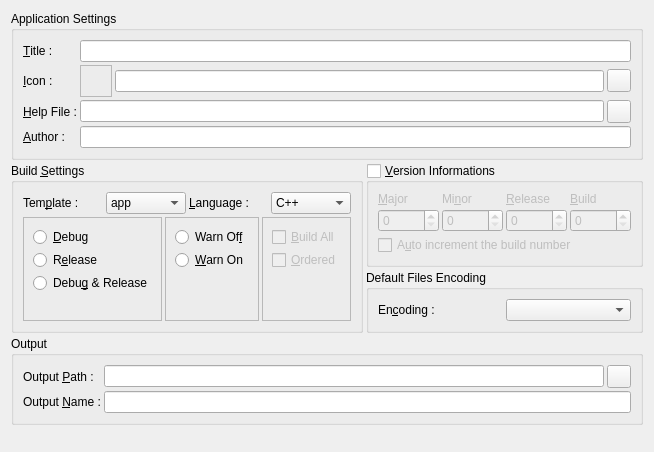
     <widget class="QWidget" name="wApplication" >
      <layout class="QGridLayout" >
       <property name="horizontalSpacing" >
        <number>3</number>
       </property>
       <property name="verticalSpacing" >
        <number>3</number>
       </property>
       <item row="0" column="0" colspan="2" >
        <widget class="QGroupBox" name="gbApplication" >
         <property name="sizePolicy" >
          <sizepolicy vsizetype="Fixed" hsizetype="Preferred" >
           <horstretch>0</horstretch>
           <verstretch>0</verstretch>
          </sizepolicy>
         </property>
         <property name="title" >
          <string>Application Settings</string>
         </property>
         <layout class="QGridLayout" >
          <property name="horizontalSpacing" >
           <number>3</number>
          </property>
          <property name="verticalSpacing" >
           <number>3</number>
          </property>
          <item row="0" column="0" >
           <widget class="QLabel" name="lTitle" >
            <property name="text" >
             <string>&amp;Title :</string>
            </property>
            <property name="buddy" >
             <cstring>leTitle</cstring>
            </property>
           </widget>
          </item>
          <item row="1" column="2" >
           <widget class="QLineEdit" name="leIcon" >
            <property name="statusTip" >
             <string>APP_ICON</string>
            </property>
           </widget>
          </item>
          <item row="2" column="1" colspan="2" >
           <widget class="QLineEdit" name="leHelpFile" >
            <property name="statusTip" >
             <string>APP_HELP_FILE</string>
            </property>
           </widget>
          </item>
          <item row="1" column="0" >
           <widget class="QLabel" name="lIcon" >
            <property name="text" >
             <string>&amp;Icon :</string>
            </property>
            <property name="buddy" >
             <cstring>tbIcon</cstring>
            </property>
           </widget>
          </item>
          <item row="2" column="3" >
           <widget class="QToolButton" name="tbHelpFile" >
            <property name="icon" >
             <iconset resource="../resources/QMake.qrc" >:/icons/icons/filefolder.png</iconset>
            </property>
           </widget>
          </item>
          <item row="2" column="0" >
           <widget class="QLabel" name="lHelpFile" >
            <property name="text" >
             <string>&amp;Help File :</string>
            </property>
            <property name="buddy" >
             <cstring>tbHelpFile</cstring>
            </property>
           </widget>
          </item>
          <item row="1" column="1" >
           <widget class="QLabel" name="lPixmap" >
            <property name="minimumSize" >
             <size>
              <width>32</width>
              <height>32</height>
             </size>
            </property>
            <property name="maximumSize" >
             <size>
              <width>32</width>
              <height>32</height>
             </size>
            </property>
            <property name="frameShape" >
             <enum>QFrame::StyledPanel</enum>
            </property>
            <property name="scaledContents" >
             <bool>true</bool>
            </property>
            <property name="alignment" >
             <set>Qt::AlignCenter</set>
            </property>
           </widget>
          </item>
          <item row="0" column="1" colspan="3" >
           <widget class="QLineEdit" name="leTitle" >
            <property name="statusTip" >
             <string>APP_TITLE</string>
            </property>
           </widget>
          </item>
          <item row="1" column="3" >
           <widget class="QToolButton" name="tbIcon" >
            <property name="icon" >
             <iconset resource="../resources/QMake.qrc" >:/icons/icons/filefolder.png</iconset>
            </property>
           </widget>
          </item>
          <item row="3" column="0" >
           <widget class="QLabel" name="lAuthor" >
            <property name="text" >
             <string>&amp;Author :</string>
            </property>
            <property name="buddy" >
             <cstring>leAuthor</cstring>
            </property>
           </widget>
          </item>
          <item row="3" column="1" colspan="3" >
           <widget class="QLineEdit" name="leAuthor" >
            <property name="statusTip" >
             <string>APP_AUTHOR</string>
            </property>
           </widget>
          </item>
         </layout>
        </widget>
       </item>
       <item rowspan="2" row="1" column="0" >
        <widget class="QGroupBox" name="gbBuild" >
         <property name="title" >
          <string>Build &amp;Settings</string>
         </property>
         <layout class="QGridLayout" >
          <property name="horizontalSpacing" >
           <number>3</number>
          </property>
          <property name="verticalSpacing" >
           <number>3</number>
          </property>
          <item row="0" column="0" colspan="3" >
           <layout class="QHBoxLayout" >
            <property name="spacing" >
             <number>3</number>
            </property>
            <item>
             <widget class="QLabel" name="lTemplate" >
              <property name="text" >
               <string>Tem&amp;plate :</string>
              </property>
              <property name="buddy" >
               <cstring>cbTemplate</cstring>
              </property>
             </widget>
            </item>
            <item>
             <widget class="QComboBox" name="cbTemplate" >
              <property name="statusTip" >
               <string>TEMPLATE</string>
              </property>
              <item>
               <property name="text" >
                <string>app</string>
               </property>
               <property name="icon" >
                <iconset resource="../resources/QMake.qrc" >:/icons/icons/form.png</iconset>
               </property>
              </item>
              <item>
               <property name="text" >
                <string>lib</string>
               </property>
               <property name="icon" >
                <iconset resource="../resources/QMake.qrc" >:/icons/icons/misc.png</iconset>
               </property>
              </item>
              <item>
               <property name="text" >
                <string>vcapp</string>
               </property>
               <property name="icon" >
                <iconset resource="../resources/QMake.qrc" >:/icons/icons/form.png</iconset>
               </property>
              </item>
              <item>
               <property name="text" >
                <string>vclib</string>
               </property>
               <property name="icon" >
                <iconset resource="../resources/QMake.qrc" >:/icons/icons/misc.png</iconset>
               </property>
              </item>
              <item>
               <property name="text" >
                <string>subdirs</string>
               </property>
               <property name="icon" >
                <iconset resource="../resources/QMake.qrc" >:/icons/icons/folder.png</iconset>
               </property>
              </item>
             </widget>
            </item>
            <item>
             <widget class="QLabel" name="lLanguage" >
              <property name="text" >
               <string>&amp;Language :</string>
              </property>
              <property name="buddy" >
               <cstring>cbLanguage</cstring>
              </property>
             </widget>
            </item>
            <item>
             <widget class="QComboBox" name="cbLanguage" >
              <property name="statusTip" >
               <string>LANGUAGE</string>
              </property>
              <item>
               <property name="text" >
                <string>C++</string>
               </property>
               <property name="icon" >
                <iconset resource="../resources/QMake.qrc" >:/icons/icons/misc.png</iconset>
               </property>
              </item>
              <item>
               <property name="text" >
                <string>Qt4/C++</string>
               </property>
               <property name="icon" >
                <iconset resource="../resources/QMake.qrc" >:/icons/icons/qt.png</iconset>
               </property>
              </item>
             </widget>
            </item>
           </layout>
          </item>
          <item row="1" column="1" >
           <widget class="QFrame" name="fWarn" >
            <property name="sizePolicy" >
             <sizepolicy vsizetype="Preferred" hsizetype="Maximum" >
              <horstretch>0</horstretch>
              <verstretch>0</verstretch>
             </sizepolicy>
            </property>
            <property name="frameShape" >
             <enum>QFrame::StyledPanel</enum>
            </property>
            <layout class="QVBoxLayout" >
             <property name="spacing" >
              <number>3</number>
             </property>
             <item>
              <widget class="QRadioButton" name="rbWarnOff" >
               <property name="statusTip" >
                <string>warn_off</string>
               </property>
               <property name="text" >
                <string>Warn Of&amp;f</string>
               </property>
              </widget>
             </item>
             <item>
              <widget class="QRadioButton" name="rbWarnOn" >
               <property name="statusTip" >
                <string>warn_on</string>
               </property>
               <property name="text" >
                <string>&amp;Warn On</string>
               </property>
              </widget>
             </item>
             <item>
              <spacer>
               <property name="orientation" >
                <enum>Qt::Vertical</enum>
               </property>
               <property name="sizeHint" >
                <size>
                 <width>20</width>
                 <height>0</height>
                </size>
               </property>
              </spacer>
             </item>
            </layout>
           </widget>
          </item>
          <item row="1" column="2" >
           <widget class="QFrame" name="fBuildAll" >
            <property name="sizePolicy" >
             <sizepolicy vsizetype="Preferred" hsizetype="Maximum" >
              <horstretch>0</horstretch>
              <verstretch>0</verstretch>
             </sizepolicy>
            </property>
            <property name="frameShape" >
             <enum>QFrame::StyledPanel</enum>
            </property>
            <layout class="QVBoxLayout" >
             <property name="spacing" >
              <number>3</number>
             </property>
             <item>
              <widget class="QCheckBox" name="cbBuildAll" >
               <property name="enabled" >
                <bool>false</bool>
               </property>
               <property name="statusTip" >
                <string>build_all</string>
               </property>
               <property name="text" >
                <string>&amp;Build All</string>
               </property>
              </widget>
             </item>
             <item>
              <widget class="QCheckBox" name="cbOrdered" >
               <property name="enabled" >
                <bool>false</bool>
               </property>
               <property name="statusTip" >
                <string>ordered</string>
               </property>
               <property name="text" >
                <string>&amp;Ordered</string>
               </property>
              </widget>
             </item>
             <item>
              <spacer>
               <property name="orientation" >
                <enum>Qt::Vertical</enum>
               </property>
               <property name="sizeHint" >
                <size>
                 <width>20</width>
                 <height>0</height>
                </size>
               </property>
              </spacer>
             </item>
            </layout>
           </widget>
          </item>
          <item row="1" column="0" >
           <widget class="QFrame" name="fBuildType" >
            <property name="sizePolicy" >
             <sizepolicy vsizetype="Preferred" hsizetype="Preferred" >
              <horstretch>0</horstretch>
              <verstretch>0</verstretch>
             </sizepolicy>
            </property>
            <property name="frameShape" >
             <enum>QFrame::StyledPanel</enum>
            </property>
            <layout class="QVBoxLayout" >
             <property name="spacing" >
              <number>3</number>
             </property>
             <item>
              <widget class="QRadioButton" name="rbDebug" >
               <property name="statusTip" >
                <string>debug</string>
               </property>
               <property name="text" >
                <string>&amp;Debug</string>
               </property>
              </widget>
             </item>
             <item>
              <widget class="QRadioButton" name="rbRelease" >
               <property name="statusTip" >
                <string>release</string>
               </property>
               <property name="text" >
                <string>R&amp;elease</string>
               </property>
              </widget>
             </item>
             <item>
              <widget class="QRadioButton" name="rbDebugRelease" >
               <property name="statusTip" >
                <string>debug_and_release</string>
               </property>
               <property name="text" >
                <string>Debu&amp;g &amp;&amp; Release</string>
               </property>
              </widget>
             </item>
             <item>
              <spacer>
               <property name="orientation" >
                <enum>Qt::Vertical</enum>
               </property>
               <property name="sizeHint" >
                <size>
                 <width>20</width>
                 <height>0</height>
                </size>
               </property>
              </spacer>
             </item>
            </layout>
           </widget>
          </item>
         </layout>
        </widget>
       </item>
       <item row="1" column="1" >
        <widget class="QGroupBox" name="gbVersion" >
         <property name="statusTip" >
          <string>VERSION</string>
         </property>
         <property name="title" >
          <string>&amp;Version Informations</string>
         </property>
         <property name="checkable" >
          <bool>true</bool>
         </property>
         <property name="checked" >
          <bool>false</bool>
         </property>
         <layout class="QGridLayout" >
          <property name="horizontalSpacing" >
           <number>3</number>
          </property>
          <property name="verticalSpacing" >
           <number>3</number>
          </property>
          <item row="2" column="0" colspan="4" >
           <widget class="QCheckBox" name="cbBuildAutoIncrement" >
            <property name="statusTip" >
             <string>APP_AUTO_INCREMENT</string>
            </property>
            <property name="text" >
             <string>A&amp;uto increment the build number</string>
            </property>
           </widget>
          </item>
          <item row="0" column="3" >
           <widget class="QLabel" name="lBuild" >
            <property name="text" >
             <string>&amp;Build</string>
            </property>
            <property name="buddy" >
             <cstring>sbBuild</cstring>
            </property>
           </widget>
          </item>
          <item row="1" column="3" >
           <widget class="QSpinBox" name="sbBuild" >
            <property name="maximum" >
             <number>32767</number>
            </property>
           </widget>
          </item>
          <item row="1" column="2" >
           <widget class="QSpinBox" name="sbRelease" >
            <property name="maximum" >
             <number>32767</number>
            </property>
           </widget>
          </item>
          <item row="1" column="1" >
           <widget class="QSpinBox" name="sbMinor" >
            <property name="maximum" >
             <number>32767</number>
            </property>
           </widget>
          </item>
          <item row="1" column="0" >
           <widget class="QSpinBox" name="sbMajor" >
            <property name="maximum" >
             <number>32767</number>
            </property>
           </widget>
          </item>
          <item row="0" column="2" >
           <widget class="QLabel" name="lRelease" >
            <property name="text" >
             <string>&amp;Release</string>
            </property>
            <property name="buddy" >
             <cstring>sbRelease</cstring>
            </property>
           </widget>
          </item>
          <item row="0" column="1" >
           <widget class="QLabel" name="lMinor" >
            <property name="text" >
             <string>Mi&amp;nor</string>
            </property>
            <property name="buddy" >
             <cstring>sbMinor</cstring>
            </property>
           </widget>
          </item>
          <item row="0" column="0" >
           <widget class="QLabel" name="lMajor" >
            <property name="text" >
             <string>&amp;Major</string>
            </property>
            <property name="buddy" >
             <cstring>sbMajor</cstring>
            </property>
           </widget>
          </item>
         </layout>
        </widget>
       </item>
       <item row="2" column="1" >
        <widget class="QGroupBox" name="gbEncoding" >
         <property name="title" >
          <string>Default Files Encoding</string>
         </property>
         <layout class="QHBoxLayout" >
          <property name="spacing" >
           <number>3</number>
          </property>
          <item>
           <widget class="QLabel" name="lEncoding" >
            <property name="text" >
             <string>En&amp;coding :</string>
            </property>
            <property name="buddy" >
             <cstring>cbEncodings</cstring>
            </property>
           </widget>
          </item>
          <item>
           <widget class="QComboBox" name="cbEncodings" >
            <property name="statusTip" >
             <string>ENCODING</string>
            </property>
           </widget>
          </item>
         </layout>
        </widget>
       </item>
       <item row="3" column="0" colspan="2" >
        <widget class="QGroupBox" name="gbOutput" >
         <property name="sizePolicy" >
          <sizepolicy vsizetype="Fixed" hsizetype="Preferred" >
           <horstretch>0</horstretch>
           <verstretch>0</verstretch>
          </sizepolicy>
         </property>
         <property name="title" >
          <string>Output</string>
         </property>
         <layout class="QGridLayout" >
          <property name="horizontalSpacing" >
           <number>3</number>
          </property>
          <property name="verticalSpacing" >
           <number>3</number>
          </property>
          <item row="0" column="0" >
           <widget class="QLabel" name="lOutputPath" >
            <property name="text" >
             <string>Output &amp;Path :</string>
            </property>
            <property name="buddy" >
             <cstring>tbOutputPath</cstring>
            </property>
           </widget>
          </item>
          <item row="0" column="1" >
           <widget class="QLineEdit" name="leOutputPath" >
            <property name="statusTip" >
             <string>DESTDIR</string>
            </property>
           </widget>
          </item>
          <item row="0" column="2" >
           <widget class="QToolButton" name="tbOutputPath" >
            <property name="icon" >
             <iconset resource="../resources/QMake.qrc" >:/icons/icons/folder.png</iconset>
            </property>
           </widget>
          </item>
          <item row="1" column="0" >
           <widget class="QLabel" name="lOutputName" >
            <property name="sizePolicy" >
             <sizepolicy vsizetype="Preferred" hsizetype="Fixed" >
              <horstretch>0</horstretch>
              <verstretch>0</verstretch>
             </sizepolicy>
            </property>
            <property name="text" >
             <string>Output &amp;Name :</string>
            </property>
            <property name="buddy" >
             <cstring>leOutputName</cstring>
            </property>
           </widget>
          </item>
          <item row="1" column="1" colspan="2" >
           <widget class="QLineEdit" name="leOutputName" >
            <property name="statusTip" >
             <string>TARGET</string>
            </property>
           </widget>
          </item>
         </layout>
        </widget>
       </item>
       <item row="4" column="0" colspan="2" >
        <spacer>
         <property name="orientation" >
          <enum>Qt::Vertical</enum>
         </property>
         <property name="sizeType" >
          <enum>QSizePolicy::Expanding</enum>
         </property>
         <property name="sizeHint" >
          <size>
           <width>527</width>
           <height>16</height>
          </size>
         </property>
        </spacer>
       </item>
      </layout>
     </widget>
